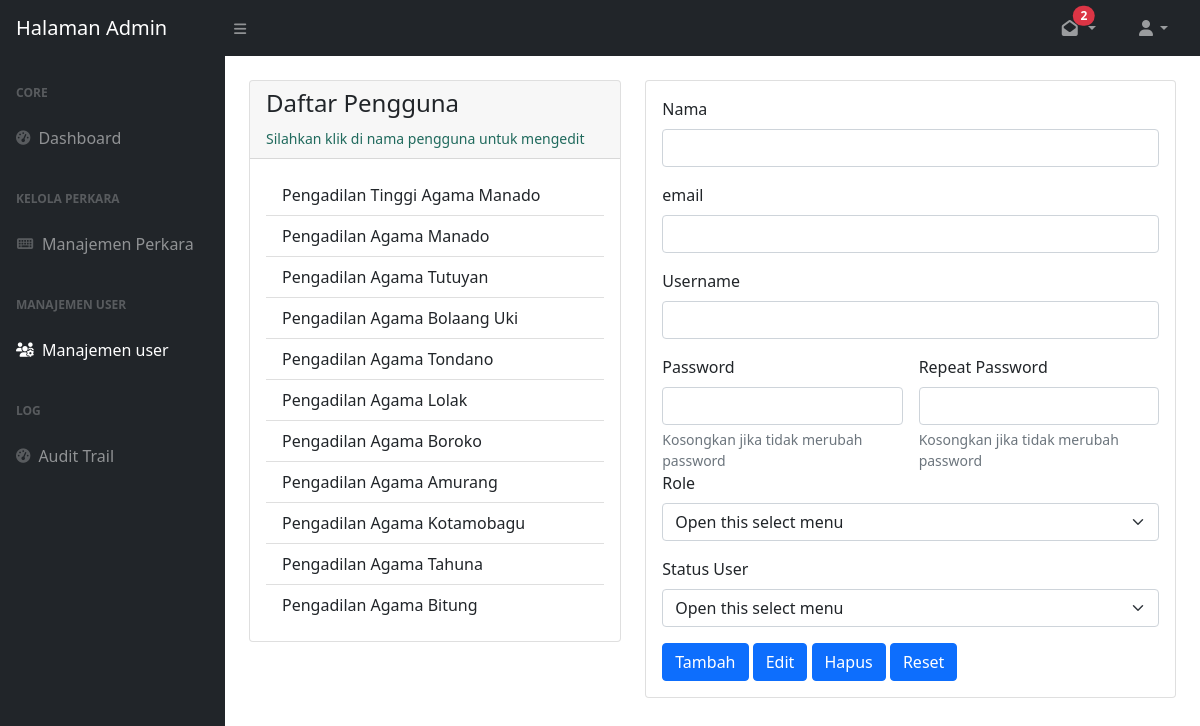
The app's page /index.php/admin/users, older data.
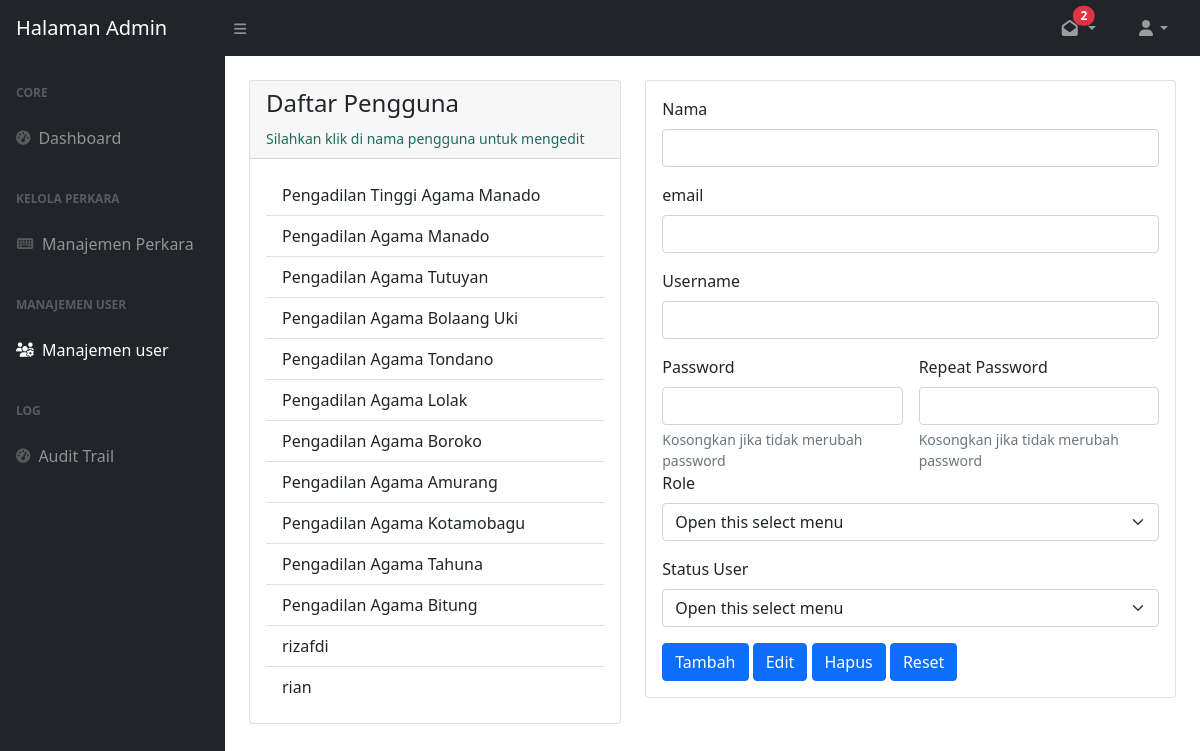
The same page, newer data.
### tables this page shows
CREATE TABLE `users` (
  `id` int(11) NOT NULL,
  `nama` varchar(50) DEFAULT NULL,
  `email` varchar(100) NOT NULL,
  `username` varchar(50) DEFAULT NULL,
  `password` varchar(255) DEFAULT NULL,
  `role_id` int(11) DEFAULT NULL,
  `kode_pa` varchar(20) NOT NULL,
  `is_active` int(11) DEFAULT NULL,
  `data_created` date DEFAULT NULL
);

### application/controllers/Admin.php (called while the page is built, shortened)
<?php
class Admin extends CI_Controller
{
    public function users()
    {
        $data['judul'] = 'Manajemen Users';
        $data['css'] = 'dashboard_admin.css';
        $data['js'] = 'manajemen_users.js';
        $data['users'] = $this->db->get('users')->result_object();
        $this->load->view('admin/header', $data);
        $this->load->view('admin/manajemen_users', $data);
        $this->load->view('admin/footer', $data);
    }
}

### index.php (called while the page is built, shortened)
<?php
require_once BASEPATH.'core/CodeIgniter.php';

### application/views/admin/manajemen_users.php (the view, shortened to what this page needs)
<main>
    <div class="container-fluid px-4">
        <div class="row ">
            <div class="col-lg-5 col-md-12 mt-4">
                <div class="card">
                    <div class="card-header">
                        <h4>Daftar Pengguna</h4>
                        <small class="text-satu">Silahkan klik di nama pengguna untuk mengedit</small>
                    </div>
                    <div class="card-body">
                        <ul class="list-group list-group-flush">
                            <?php foreach ($users as $u) : ?>
                                <li class="list-group-item clickable-row" data-id="<?= $u->id ?>"><?= $u->nama ?></li>
                            <?php endforeach; ?>
                        </ul>
                    </div>
                </div>
            </div>
            <div class="col-lg-7 col-md-12 mt-4">
                <div class="card">
                    <div class="card-body">
                        <form>
                            <div class="mb-3">
                                <label for="nama" class="form-label">Nama</label>
                                <input type="text" class="form-control" id="nama" name="nama">
                            </div>
                            <div class="mb-3">
                                <label for="email" class="form-label">email</label>
                                <input type="email" class="form-control" id="email" name="email">
                            </div>
                            <div class="mb-3">
                                <label for="username" class="form-label">Username</label>
                                <input type="text" class="form-control" id="username" name="username">
                            </div>
                            <div class="row g-3">
                                <div class="col-md-6">
                                    <label for="password" class="form-label">Password</label>
                                    <input type="Password" class="form-control" id="password" name="password">
                                    <div class="form-text">Kosongkan jika tidak merubah password</div>
                                </div>
                                <div class="col-md-6">
                                    <label for="password_r" class="form-label">Repeat Password</label>
                                    <input type="password" class="form-control" id="password_r" name="password_r">
                                    <div class="form-text">Kosongkan jika tidak merubah password</div>
                                </div>
                            </div>
                            <div class="mb-3">
                                <label for="role" class="form-label">Role</label>
                                <select class="form-select" aria-label="Default select example" id="role_id" name="role_id">
                                    <option selected>Open this select menu</option>
                                </select>
                            </div>
                            <div class="mb-3">
                                <label for="is_active" class="form-label">Status User</label>
                                <select class="form-select" id="is_active" name="is_active">
                                    <option selected>Open this select menu</option>
                                </select>
                            </div>
                            <button type="button" class="btn btn-primary" id="save_user">Tambah</button>
                            <button type="button" class="btn btn-primary" id="save_user">Edit</button>
                            <button type="button" class="btn btn-primary" id="delete_user">Hapus</button>
                            <button type="button" class="btn btn-primary" id="reset_user">Reset</button>
                        </form>
                    </div>
                </div>
            </div>
        </div>
    </div>
</main>

### application/views/admin/header.php (shortened to what this page needs)
<!doctype html>
<html lang="en">
<head>
    <link href="https://cdn.jsdelivr.net/npm/bootstrap@5.0.1/dist/css/bootstrap.min.css" rel="stylesheet">
    <link rel="stylesheet" type="text/css" href="https://cdn.datatables.net/1.10.25/css/jquery.dataTables.css">
    <link rel="stylesheet" href="<?= base_url('assets/css/') . $css ?>">
    <link rel="stylesheet" href="<?= base_url('assets/css/') ?>styles.css">
    <link rel="stylesheet" href="https://cdnjs.cloudflare.com/ajax/libs/animate.css/4.1.1/animate.min.css">
</head>
<body>
    <body class="sb-nav-fixed">
        <nav class="sb-topnav navbar navbar-expand navbar-dark bg-dark">
            <a class="navbar-brand ps-3" href="index.html">Halaman Admin</a>
            <button class="btn btn-link btn-sm order-1 order-lg-0 me-4 me-lg-0" id="sidebarToggle" href="#!"><i class="fas fa-bars"></i></button>
            <ul class="navbar-nav ms-auto ms-md-0 me-3 me-lg-4">
                <li class="nav-item dropdown">
                    <a class="nav-link dropdown-toggle animate__animated animate__heartBeat animate__infinite" id="navbarDropdown" href="#" role="button" data-bs-toggle="dropdown" aria-expanded="false">
                        <i class="fas fa-envelope-open fa-fw"></i>
                        <span class="position-absolute top-6 translate-middle badge rounded-pill bg-danger animate__animated animate__flash animate__infinite">
                            2
                        </span>
                    </a>
                </li>
            </ul>
            <ul class="navbar-nav ms-auto ms-md-0 me-3 me-lg-4">
                <li class="nav-item dropdown">
                    <a class="nav-link dropdown-toggle animate__animated animate__heartBeat" id="navbarDropdown" href="#" role="button" data-bs-toggle="dropdown" aria-expanded="false"><i class="fas fa-user fa-fw"></i></a>
                </li>
            </ul>
        </nav>
        <div id="layoutSidenav">
            <div id="layoutSidenav_nav">
                <nav class="sb-sidenav accordion sb-sidenav-dark" id="sidenavAccordion">
                    <div class="sb-sidenav-menu">
                        <div class="nav">
                            <div class="sb-sidenav-menu-heading">Core</div>
                            <a class="nav-link <?= $judul == 'Dashboard' ? 'active' : '' ?>" href="<?= base_url('admin/') ?>">
                                <div class="sb-nav-link-icon"><i class="fas fa-tachometer-alt"></i></div>
                                Dashboard
                            </a>
                            <div class="sb-sidenav-menu-heading">Kelola Perkara</div>
                            <a class="nav-link <?= $judul == 'Input Nomor Perkara' ? 'active' : '' ?>" href="<?= base_url('admin/inputnoper/') ?>">
                                <div class="sb-nav-link-icon"><i class="fas fa-fw fa-keyboard"></i></div>
                                Manajemen Perkara
                            </a>
                            <div class="sb-sidenav-menu-heading">Manajemen User</div>
                            <a class="nav-link <?= $judul == 'Manajemen Users' ? 'active' : '' ?>" href="<?= base_url('admin/users/') ?>">
                                <div class="sb-nav-link-icon"><i class="fas fa-fw fa-users-cog"></i></div>
                                Manajemen user
                            </a>
                            <div class="sb-sidenav-menu-heading">Log</div>
                            <a class="nav-link" href="<?= base_url('admin/audittrail/') ?>">
                                <div class="sb-nav-link-icon"><i class="fas fa-tachometer-alt"></i></div>
                                Audit Trail
                            </a>
                        </div>
                    </div>
                </nav>
            </div>
            <div id="layoutSidenav_content">

### application/views/admin/footer.php (shortened to what this page needs)
</body>
</html>

### assets/css/dashboard_admin.css (style rules this page uses)
body { font-family: 'Reem Kufi', sans-serif; }
.text-satu { color:#206A5D ; }

Row changes from the older to the newer data that the page shows:
added users: nama "rizafdi"
added users: nama "rian"
